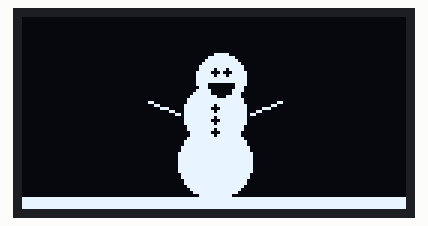
A sketch run on a simulated Arduino Uno, built with avr-gcc and run on an emulated ATmega328P. Parts: 128×64 one-colour display.

Above: at 0.6 s.
At 9.7 s:
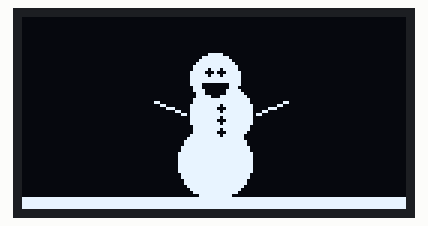
At 19.3 s:
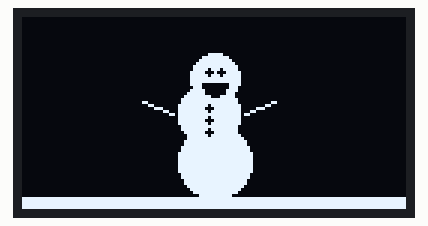
At 29.4 s:
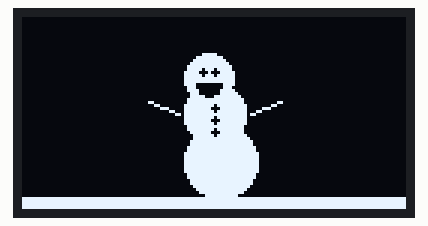
At 39.0 s:
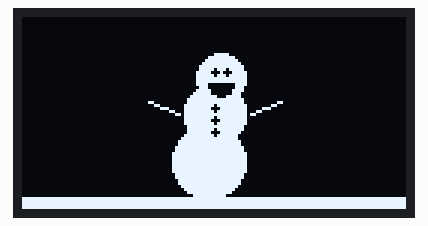

Measured:
- what the display in image 0 shows lasts 0.5 s, from 0.6 s to 1.1 s

The sketch:

snowman.ino
```cpp
//#include <SPI.h>
//#include <Wire.h>
#include <Adafruit_SSD1306.h>

#define OLED_RESET 4
Adafruit_SSD1306 display(OLED_RESET);

int buzz = 4;

const byte bA = 5;
const byte bX = 6;
const byte bB = 7;
const byte bY = 8;

const byte rgt = 9;
const byte up  = 10;
const byte dwn = 11;
const byte lft = 12;

int frameCount = 0;
int headX = 64;
bool headR = true;
int midX = 64;
int botX = 64;

class Snowflake
{
  public:
    byte x;
    byte y;
    Snowflake()
    {
      x = -1;
      y = -1;
    }
    Snowflake(char xIn, char yIn)
    {
      x = xIn;
      y = yIn;
    }
};

Snowflake snowflakes[200];

void setup()
{
  Serial.begin(9600);

  // use internal 3.3v, and set the i2c address of the display
  display.begin(SSD1306_SWITCHCAPVCC, 0x3C);

  // set buzzer to output, and each of the buttons to input_pullup
  pinMode(buzz , OUTPUT);
  for(int i=5; i<=12; i++)
  {
    pinMode(i, INPUT_PULLUP);
  }
  display.clearDisplay();
  snowflakes[0].x = 10;
  snowflakes[0].y = 10;
}

void loop()
{
  frameCount++;
  if(frameCount >= 500)
  {
    botX = midX;
    midX = headX;
    if(headX == 64)
    {
      if (headR)
      {
        headX = 66;
      }
      else
      {
        headX = 62;
      }
      headR = !headR;
    }
    else if(headX == 66 || headX == 62)
    {
      headX = 64;
    }

    display.clearDisplay();
    display.fillRect(0,60,128,64,WHITE);              //ground
    display.fillCircle(headX,20,8,WHITE);             //top
    display.fillCircle(midX,32,10,WHITE);             //middle
    display.fillCircle(botX,48,12,WHITE);             //bottom
    display.fillCircle(headX,22,4,BLACK);             //mouth
    display.fillRect(headX-4,18,9,4,WHITE);           //mouth top
    display.fillCircle(headX-2,18,1,BLACK);           //left eye
    display.fillCircle(headX+2,18,1,BLACK);           //right eye
    display.fillCircle(midX,30,1,BLACK);              //button1
    display.fillCircle(midX,34,1,BLACK);              //button2
    display.fillCircle(midX,38,1,BLACK);              //button3
    display.drawLine(midX+12,32,midX+22,28,WHITE);    //right arm
    display.drawLine(midX-12,32,midX-22,28,WHITE);    //left arm

    display.display();
    frameCount = 0;
  }
  else
  {
    delay(1);
  }
}
```
